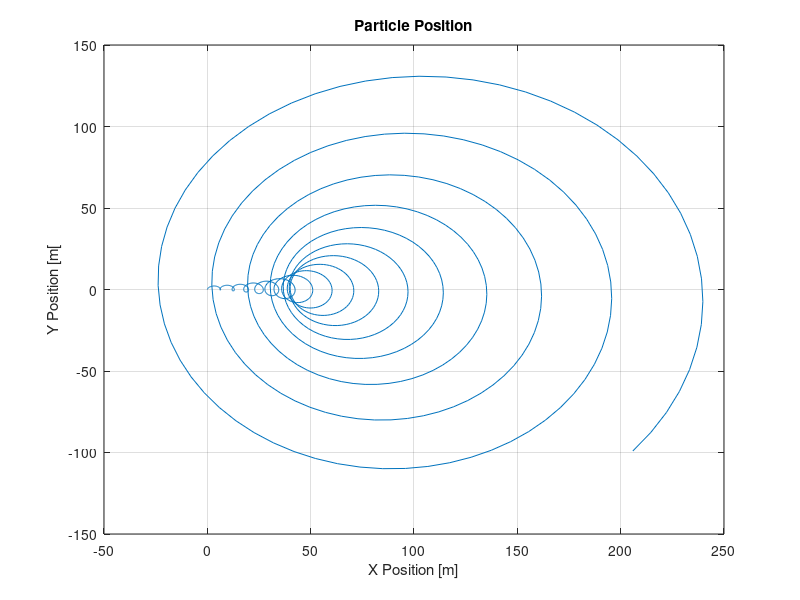

MATLAB code for this plot:
%% ECE 8873 - Homework 3.2
% Caitlyn Caggia

%% Initalization
% Constants
dt = 0.1; % timestep
q = 1; % charge (normalized)
m = 1; % mass (normalized)
E = 1; % E field
B = [0,0,1]; % B field
nsteps = 1000; % number of loop iterations

% Velocity
u = zeros(1,3); % previous velocity
x = zeros(1, length(nsteps));
y = zeros(1, length(nsteps));
v = zeros(1,3); % vector velocity

% Forces
fE = [0, q*E, 0];
fB = q*cross(v,B);

% Acceleration
a = [fB(1) , fE(2) + fB(2), 0]/m;

%% Calculation Loop
for i=2:nsteps
    
    % Update Forces
    fE = [0, q*E, 0];
    fB = q*cross(v,B);
    
    % Update Accleration
    a = [fB(1) , fE(2) + fB(2), 0]/m;
    
    % Update Velocity
    u = v;
    v = u + a*dt;
    
    % Update Position
    x(i) = x(i-1) + v(1)*dt + 0.5*a(1)*dt^2;
    y(i) = y(i-1) + v(2)*dt + 0.5*a(2)*dt^2;
    
    
end

% Generate Plots
plot(x,y);
xlabel('X Position [m]');
ylabel('Y Position [m[');
title('Particle Position');
grid on;